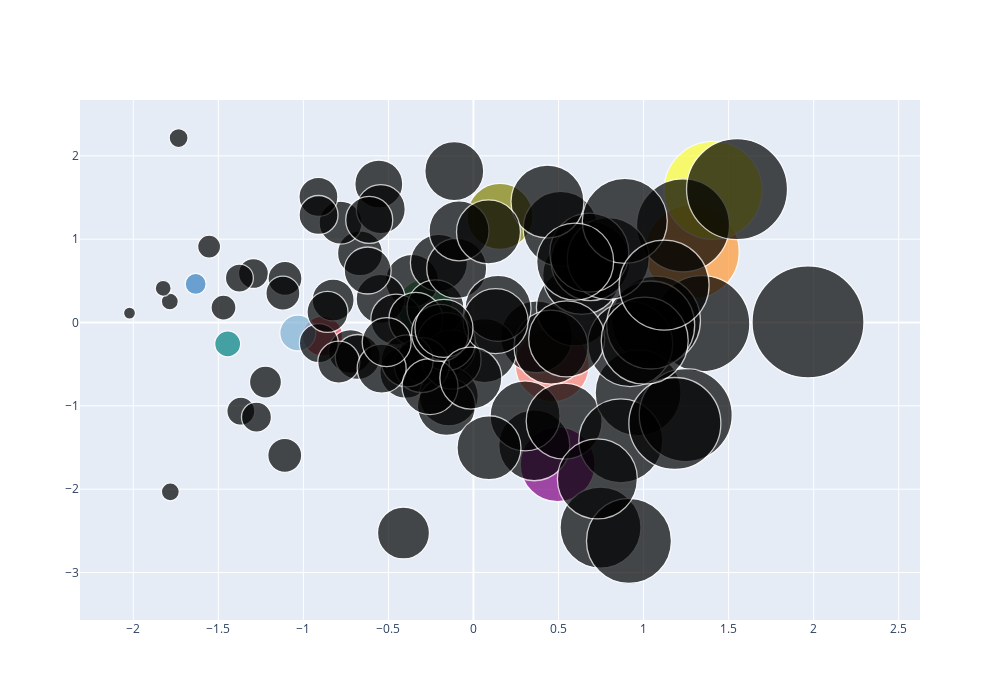

Notebook code cell kept with this figure:
### Code cell
df1.iplot(kind = 'bubble', x = 'A', y = 'B', size = 'A', layout=dict(width=1000, height=700))
